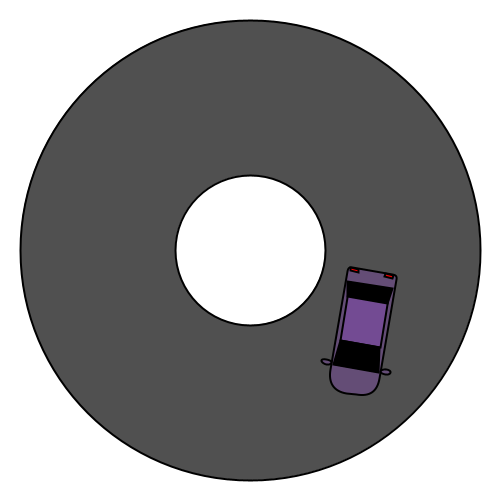
Frame 1 (no input)
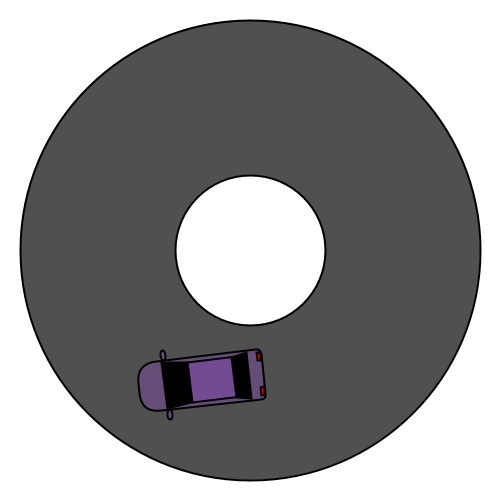
Frame 60 (the mouse pressed at the canvas centre just before this capture)
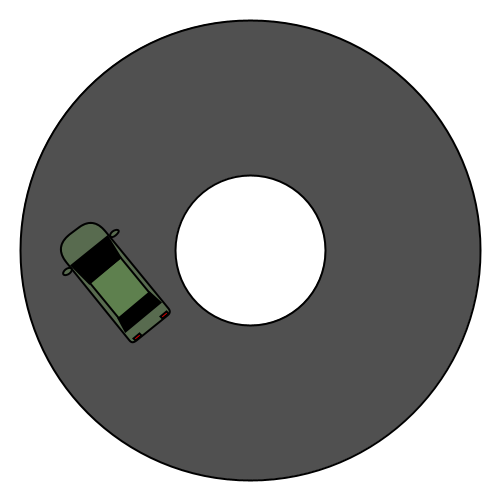
Frame 120 (the mouse held since frame 60 and released just before this capture)

The Processing sketch that drew these frames (run headless with seeded random() and noise(); from frame 60 on, the mouse is pressed at the canvas centre):

// Processing sketch: processing_178697
// ── processing_178697.pde

  color back= color(255);
  color c= color(random(255), random(255), random(255), random(255));
  color brake=color(250,0,0);
  color windows=color(0); 
  float xpos=25;
  float ypos=63;
  float cx = 250;
  float cy = 250;
  float r = 100;//Distance from cx/cy


    void setup()
{
  size(500, 500);
  strokeWeight(2);
  
  
}

void draw()
{
  background(back);
  fill(80);
  ellipse(250,250,460,460);
  fill(back);
  ellipse(250,250,150,150);
  rectMode(CENTER);
 
  float t = millis()/1000.0f;
  int x = (int)(cx+r*cos(t));
  int y = (int)(cy+r*sin(t));
  
  pushMatrix();
  translate(x, y);
  rotate(t);
  
   fill(c); 
rect(xpos,ypos,50,125,5,5,20,20);
rect(xpos,ypos-13,40,50);
ellipse(xpos+30,ypos+35,10,5);//RIGHT MIRROR
ellipse(xpos-30,ypos+35,10,5);//LEFT MIRROR

fill(windows);
quad(xpos-23,ypos+37,xpos-20,ypos+12,xpos+20,ypos+12,xpos+23,ypos+37);//FRONT WINDOW BL,TL,TR,BR
quad(xpos-20,ypos-33,xpos-23,ypos-48,xpos+23,ypos-48,xpos+20,ypos-33);//BACK WINDOW BL,TL,TR,BR
fill(brake);
rect(xpos-18,3,8,3);//LEFT BRAKELIGHT
rect(xpos+17,3,8,3);//RIGHT BRAKELIGHT
  popMatrix();
  if(mousePressed==true){
      c=color(random(255), random(255), random(255), random(255));
 }
}



    
